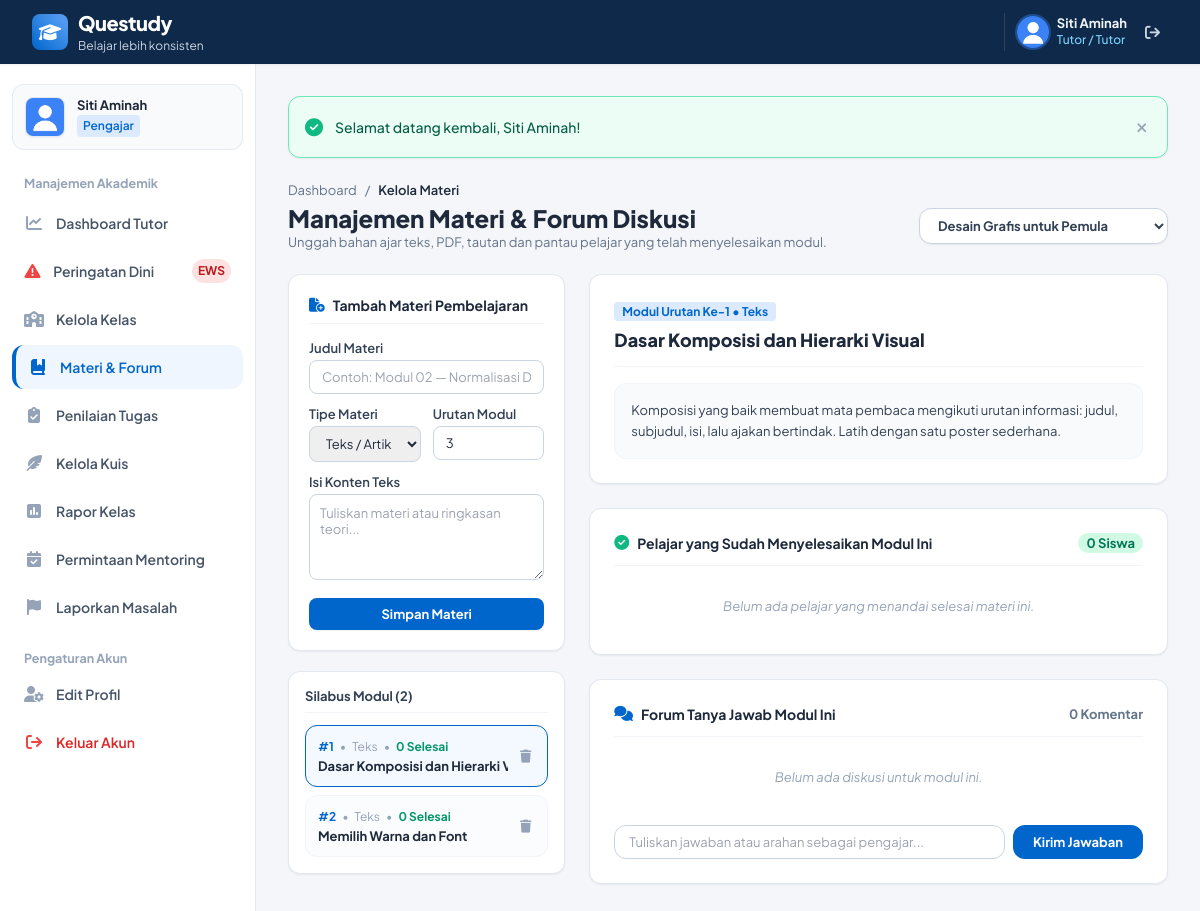
The page /pengajar/materi.php?id_kelas=3 (signed in) on the database its author committed.
### tables this page shows
CREATE TABLE `materi` (
  `id_materi` INT AUTO_INCREMENT PRIMARY KEY,
  `id_kelas` INT NOT NULL,
  `judul` VARCHAR(200) NOT NULL,
  `tipe` ENUM('teks','file','tautan') NOT NULL,
  `konten_teks` TEXT NULL,
  `file_materi` VARCHAR(255) NULL,
  `tautan_url` VARCHAR(255) NULL,
  `urutan` INT DEFAULT 1,
  `created_at` TIMESTAMP DEFAULT CURRENT_TIMESTAMP,
  CONSTRAINT `fk_materi_kelas` FOREIGN KEY (`id_kelas`) REFERENCES `kelas` (`id_kelas`) ON DELETE CASCADE
);

### config/koneksi.php (called while the page is built, shortened)
<?php
function base_url($path = '') {
    $docRoot = str_replace('\\', '/', $_SERVER['DOCUMENT_ROOT'] ?? '');
    $projectDir = str_replace('\\', '/', dirname(__DIR__));
    $relPath = str_replace($docRoot, '', $projectDir);
    $base = '/' . trim($relPath, '/');
    if ($base === '/') {
        $base = '';
    }
    $path = ltrim($path, '/');
    return ($base ? $base . '/' : '/') . $path;
}
function e($string) {
    return htmlspecialchars((string)($string ?? ''), ENT_QUOTES, 'UTF-8');
}

### pengajar/materi.php (the view, shortened to what this page needs)
<?php
require_once BASE_PATH . '/config/koneksi.php';
$userId = $_SESSION['id_user'];
$idKelas = isset($_GET['id_kelas']) ? (int)$_GET['id_kelas'] : 0;
$idMateriAktif = isset($_GET['id']) ? (int)$_GET['id'] : 0;
$stmtK = $conn->prepare("SELECT id_kelas, nama_kelas, kode_kelas FROM kelas WHERE id_pengajar = ? ORDER BY nama_kelas ASC");
$stmtK->execute([$userId]);
$myClasses = $stmtK->fetchAll();
$materiList = [];
if ($idKelas > 0) {
    $stmtM = $conn->prepare("
        SELECT m.*,
            (SELECT COUNT(*) FROM progres_materi pm WHERE pm.id_materi = m.id_materi) AS total_siswa_selesai,
            (SELECT COUNT(*) FROM forum_materi fm WHERE fm.id_materi = m.id_materi) AS total_komentar
        FROM materi m
        WHERE m.id_kelas = ?
        ORDER BY m.urutan ASC, m.id_materi ASC
    ");
    $stmtM->execute([$idKelas]);
    $materiList = $stmtM->fetchAll();
}
$materiAktif = null;
$siswaSelesaiList = [];
$forumList = [];
if (!empty($materiList)) {
    if (!$materiAktif) {
        $materiAktif = $materiList[0];
        $idMateriAktif = $materiAktif['id_materi'];
    }
    $stmtProgress = $conn->prepare("
        SELECT u.nama, u.email, u.foto_profil, pm.selesai_pada
        FROM progres_materi pm
        JOIN users u ON pm.id_pelajar = u.id_user
        WHERE pm.id_materi = ?
        ORDER BY pm.selesai_pada DESC
    ");
    $stmtProgress->execute([$idMateriAktif]);
    $siswaSelesaiList = $stmtProgress->fetchAll();
    $stmtForum = $conn->prepare("
        SELECT fm.*, u.nama, u.role, u.foto_profil
        FROM forum_materi fm
        JOIN users u ON fm.id_user = u.id_user
        WHERE fm.id_materi = ?
        ORDER BY fm.created_at ASC
    ");
    $stmtForum->execute([$idMateriAktif]);
    $forumList = $stmtForum->fetchAll();
}
require_once BASE_PATH . '/includes/layout_header.php';
?>
<div class="space-y-1 mb-6">
    <div class="flex items-center gap-2 text-xs text-slate-500">
        <a href="<?= base_url('pengajar/dashboard.php'); ?>" class="hover:text-[#0066CC]">Dashboard</a>
        <span>/</span>
        <span class="text-slate-800 font-semibold">Kelola Materi</span>
    </div>
    <div class="flex flex-col sm:flex-row sm:items-center sm:justify-between gap-3">
        <div>
            <h1 class="text-2xl font-extrabold text-slate-800">Manajemen Materi & Forum Diskusi</h1>
            <p class="text-xs text-slate-500">Unggah bahan ajar teks, PDF, tautan dan pantau pelajar yang telah menyelesaikan modul.</p>
        </div>
        <div>
            <form action="" method="GET" class="flex items-center gap-2">
                <select name="id_kelas" onchange="this.form.submit()" class="px-3.5 py-2 text-xs font-bold rounded-xl border border-slate-300 bg-white text-slate-700 focus:outline-none focus:ring-2 focus:ring-[#0066CC] shadow-sm">
                    <?php foreach ($myClasses as $mc): ?>
                        <option value="<?= $mc['id_kelas']; ?>" <?= ($idKelas === $mc['id_kelas']) ? 'selected' : ''; ?>>
                            <?= e($mc['nama_kelas']); ?>
                        </option>
                    <?php endforeach; ?>
                </select>
            </form>
        </div>
    </div>
</div>
<div class="grid grid-cols-1 lg:grid-cols-3 gap-6">
    <div class="space-y-5">
        <div class="bg-white rounded-xl border border-[#E2E8F0] p-5 shadow-sm space-y-4">
            <h3 class="text-sm font-bold text-slate-800 pb-2 border-b border-slate-100 flex items-center gap-2">
                <i class="fa-solid fa-file-circle-plus text-[#0066CC]"></i>
                <span>Tambah Materi Pembelajaran</span>
            </h3>
            <form action="" method="POST" enctype="multipart/form-data" class="space-y-3">
                <div>
                    <label class="block text-xs font-semibold text-slate-700 mb-1">Judul Materi</label>
                    <input type="text" name="judul" required placeholder="Contoh: Modul 02 — Normalisasi Database" class="w-full px-3 py-2 text-xs rounded-lg border border-slate-300 focus:outline-none focus:ring-2 focus:ring-[#0066CC] transition">
                </div>
                <div class="grid grid-cols-2 gap-3">
                    <div>
                        <label class="block text-xs font-semibold text-slate-700 mb-1">Tipe Materi</label>
                        <select name="tipe" id="tipeSelect" onchange="toggleTipeInput(this.value)" class="w-full px-3 py-2 text-xs rounded-lg border border-slate-300 focus:outline-none focus:ring-2 focus:ring-[#0066CC] transition">
                            <option value="teks">Teks / Artikel</option>
                        </select>
                    </div>
                    <div>
                        <label class="block text-xs font-semibold text-slate-700 mb-1">Urutan Modul</label>
                        <input type="number" name="urutan" value="<?= count($materiList) + 1; ?>" min="1" class="w-full px-3 py-2 text-xs rounded-lg border border-slate-300 focus:outline-none focus:ring-2 focus:ring-[#0066CC] transition">
                    </div>
                </div>
                <div id="wrapperTeks">
                    <label class="block text-xs font-semibold text-slate-700 mb-1">Isi Konten Teks</label>
                    <textarea name="konten_teks" rows="4" placeholder="Tuliskan materi atau ringkasan teori..." class="w-full p-2.5 text-xs rounded-lg border border-slate-300 focus:outline-none focus:ring-2 focus:ring-[#0066CC] transition"></textarea>
                </div>
                <button type="submit" class="w-full py-2 px-3 rounded-lg bg-[#0066CC] hover:bg-[#0052A3] text-white text-xs font-bold transition shadow-sm">
                    Simpan Materi
                </button>
            </form>
        </div>
        <div class="bg-white rounded-xl border border-[#E2E8F0] p-4 shadow-sm space-y-3">
            <h4 class="text-xs font-bold text-slate-700 uppercase tracking-wider pb-2 border-b border-slate-100">
                Silabus Modul (<?= count($materiList); ?>)
            </h4>
            <?php if (empty($materiList)): ?>
                <p class="text-xs text-slate-400 py-4 text-center">Belum ada materi di kelas ini.</p>
            <?php else: ?>
                <div class="space-y-2">
                    <?php foreach ($materiList as $mat): ?>
                        <?php $isAct = ($materiAktif && $materiAktif['id_materi'] === $mat['id_materi']); ?>
                        <div class="p-3 rounded-xl border transition flex items-center justify-between gap-2 <?= $isAct ? 'border-[#0066CC] bg-blue-50/70' : 'border-slate-100 bg-slate-50/60 hover:bg-slate-50'; ?>">
                            <a href="<?= base_url('pengajar/materi.php?id_kelas=' . $idKelas . '&id=' . $mat['id_materi']); ?>" class="flex-1 truncate">
                                <div class="flex items-center gap-1.5 text-[10px] text-slate-400">
                                    <span class="font-bold text-[#0066CC]">#<?= (int)$mat['urutan']; ?></span>
                                    <span>&bull;</span>
                                    <span class="capitalize"><?= $mat['tipe']; ?></span>
                                    <span>&bull;</span>
                                    <span class="text-emerald-600 font-bold"><?= (int)$mat['total_siswa_selesai']; ?> Selesai</span>
                                </div>
                                <h5 class="text-xs font-bold text-slate-800 line-clamp-1 mt-0.5"><?= e($mat['judul']); ?></h5>
                            </a>
                            <form action="" method="POST" onsubmit="return confirm('Hapus materi ini?');">
                                <button type="submit" class="text-slate-400 hover:text-red-500 p-1">
                                    <i class="fa-solid fa-trash text-xs"></i>
                                </button>
                            </form>
                        </div>
                    <?php endforeach; ?>
                </div>
            <?php endif; ?>
        </div>
    </div>
    <div class="lg:col-span-2 space-y-6">
        <?php if (!$materiAktif): ?>
            <div class="bg-white rounded-xl border border-[#E2E8F0] p-12 text-center shadow-sm">
                <i class="fa-solid fa-book-open-reader text-4xl text-slate-300 mb-3 block"></i>
                <h3 class="text-base font-bold text-slate-700">Pilih Materi Pembelajaran</h3>
                <p class="text-xs text-slate-400 mt-1">Pilih salah satu materi di sisi kiri untuk melihat konten, daftar pelajar yang selesai, dan forum diskusi.</p>
            </div>
        <?php else: ?>
            <div class="bg-white rounded-xl border border-[#E2E8F0] p-6 shadow-sm space-y-4">
                <div class="flex items-center justify-between pb-3 border-b border-slate-100">
                    <div>
                        <span class="text-[10px] font-bold px-2 py-0.5 rounded bg-blue-100 text-[#0066CC] uppercase">
                            Modul Urutan Ke-<?= (int)$materiAktif['urutan']; ?> &bull; <?= ucfirst($materiAktif['tipe']); ?>
                        </span>
                        <h2 class="text-lg font-extrabold text-slate-800 mt-1"><?= e($materiAktif['judul']); ?></h2>
                    </div>
                </div>
                <div class="text-xs text-slate-700 leading-relaxed bg-slate-50 p-4 rounded-xl border border-slate-100">
                    <?php if ($materiAktif['tipe'] === 'teks'): ?>
                        <div class="whitespace-pre-line"><?= e($materiAktif['konten_teks']); ?></div>
                    <?php elseif ($materiAktif['tipe'] === 'tautan'): ?>
                        <a href="<?= e($materiAktif['tautan_url']); ?>" target="_blank" class="font-bold text-[#0066CC] hover:underline flex items-center gap-1.5">
                            <i class="fa-solid fa-external-link"></i> <?= e($materiAktif['tautan_url']); ?>
                        </a>
                    <?php endif; ?>
                </div>
            </div>
            <div class="bg-white rounded-xl border border-[#E2E8F0] p-6 shadow-sm space-y-4">
                <div class="flex items-center justify-between pb-3 border-b border-slate-100">
                    <div class="flex items-center gap-2">
                        <i class="fa-solid fa-circle-check text-emerald-500"></i>
                        <h3 class="text-sm font-bold text-slate-800">Pelajar yang Sudah Menyelesaikan Modul Ini</h3>
                    </div>
                    <span class="text-xs font-bold text-emerald-700 bg-emerald-100 px-2 py-0.5 rounded-full">
                        <?= count($siswaSelesaiList); ?> Siswa
                    </span>
                </div>
                <?php if (empty($siswaSelesaiList)): ?>
                    <p class="text-xs text-slate-400 py-4 text-center italic">Belum ada pelajar yang menandai selesai materi ini.</p>
                <?php endif; ?>
            </div>
            <div class="bg-white rounded-xl border border-[#E2E8F0] p-6 shadow-sm space-y-4">
                <div class="flex items-center justify-between pb-3 border-b border-slate-100">
                    <div class="flex items-center gap-2">
                        <i class="fa-solid fa-comments text-[#0066CC]"></i>
                        <h3 class="text-sm font-bold text-slate-800">Forum Tanya Jawab Modul Ini</h3>
                    </div>
                    <span class="text-xs font-bold text-slate-500"><?= count($forumList); ?> Komentar</span>
                </div>
                <?php if (empty($forumList)): ?>
                    <p class="text-xs text-slate-400 py-4 text-center italic">Belum ada diskusi untuk modul ini.</p>
                <?php endif; ?>
                <form action="" method="POST" class="pt-2 flex gap-2">
                    <input type="text" name="isi_komentar" required placeholder="Tuliskan jawaban atau arahan sebagai pengajar..." class="w-full px-3.5 py-2 text-xs rounded-xl border border-slate-300 focus:outline-none focus:ring-2 focus:ring-[#0066CC] transition">
                    <button type="submit" class="px-5 py-2 rounded-xl bg-[#0066CC] hover:bg-[#0052A3] text-white text-xs font-bold transition flex-shrink-0">
                        Kirim Jawaban
                    </button>
                </form>
            </div>
        <?php endif; ?>
    </div>
</div>
<?php require_once BASE_PATH . '/includes/layout_footer.php'; ?>

### includes/layout_header.php (style rules this page uses)
body { font-family: 'Plus Jakarta Sans', Inter, sans-serif; background-color: #F4F6F9; }
body { font-size: 15px; line-height: 1.6; }
.text-\[10px\] { font-size: 12px !important; }
.text-xs { font-size: 13px !important; line-height: 1.5; }
.uppercase { text-transform: none !important; letter-spacing: normal !important; }
.tracking-wider, .tracking-wide { letter-spacing: normal !important; }
.shadow-sm, .shadow-md, .shadow-lg, .shadow-xl, .shadow-2xl { box-shadow: 0 1px 2px rgba(15, 23, 42, 0.06) !important; }

### rows shown on the page
materi: urutan "1", tipe "Teks", total_siswa_selesai "0", judul "Dasar Komposisi dan Hierarki…", judul "Dasar Komposisi dan Hierarki Visual", konten_teks "Komposisi yang baik membuat mata pembaca mengikuti urutan informasi: judul, subjudul, isi, lalu ajakan bertindak. Latih dengan satu poster sederhana."
materi: urutan "2", tipe "Teks", total_siswa_selesai "0", judul "Memilih Warna dan Font"

### other values the page prints
$user_nama "Siti Aminah"
$user_role "Pengajar"
$flash['message'] "Selamat datang kembali, Siti Aminah!"
count($materiList) "2"
count($siswaSelesaiList) "0"
count($forumList) "0"
form field id_kelas "Desain Grafis untuk Pemula"
